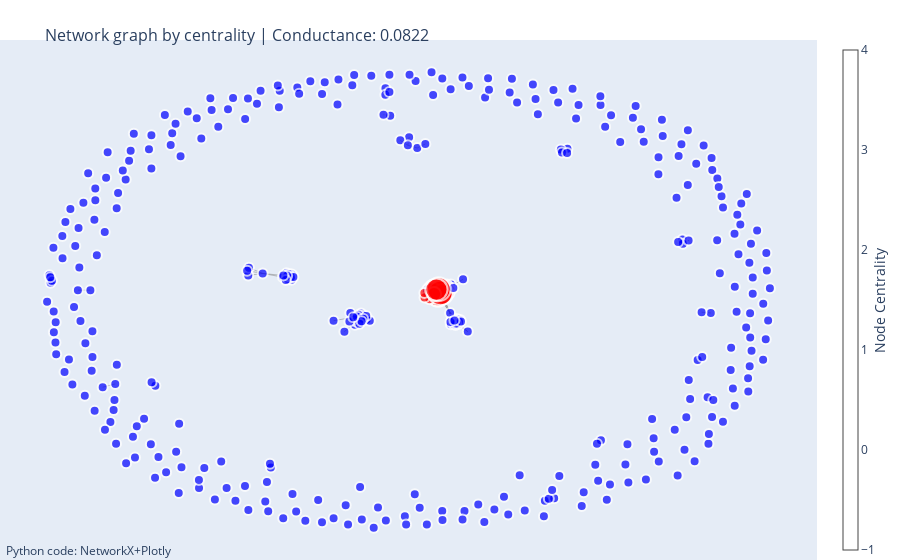

Source (notebook cell):
### Code cell
plot_community(i = 1,seed_set={'JPM', 'BAC','GS','C'})

### Figure 1 — Plotly figure (JSON) as saved in the notebook; plotly's stock layout.template omitted (floating-point values rounded to 4 significant figures; data arrays with more than 128 entries replaced by an {"elided": "..."} marker saying what was removed)
{"data": [{"hoverinfo": "none", "line": {"color": "gray", "width": 0.5}, "mode": "lines", "type": "scatter", "x": {"elided": "2385 float values"}, "y": {"elided": "2385 float values"}}, {"hoverinfo": "text", "marker": {"color": {"elided": "386 str values"}, "colorbar": {"thickness": 15, "title": {"side": "right", "text": "Node Centrality"}, "xanchor": "left"}, "colorscale": [[0, "rgb(255,255,217)"], [0.125, "rgb(237,248,177)"], [0.25, "rgb(199,233,180)"], [0.375, "rgb(127,205,187)"], [0.5, "rgb(65,182,196)"], [0.625, "rgb(29,145,192)"], [0.75, "rgb(34,94,168)"], [0.875, "rgb(37,52,148)"], [1, "rgb(8,29,88)"]], "line": {"width": 2}, "showscale": true, "size": {"elided": "386 float values"}}, "mode": "markers", "text": {"elided": "386 str values"}, "type": "scatter", "x": {"elided": "386 float values"}, "y": {"elided": "386 float values"}}], "layout": {"annotations": [{"showarrow": false, "text": "Python code: NetworkX+Plotly", "x": 0.005, "xref": "paper", "y": -0.002, "yref": "paper"}], "hovermode": "closest", "margin": {"b": 0, "l": 0, "r": 0, "t": 40}, "showlegend": false, "title": {"font": {"size": 16}, "text": "<br>Network graph by centrality | Conductance: 0.0822"}, "xaxis": {"showgrid": false, "showticklabels": false, "zeroline": false}, "yaxis": {"showgrid": false, "showticklabels": false, "zeroline": false}}}
